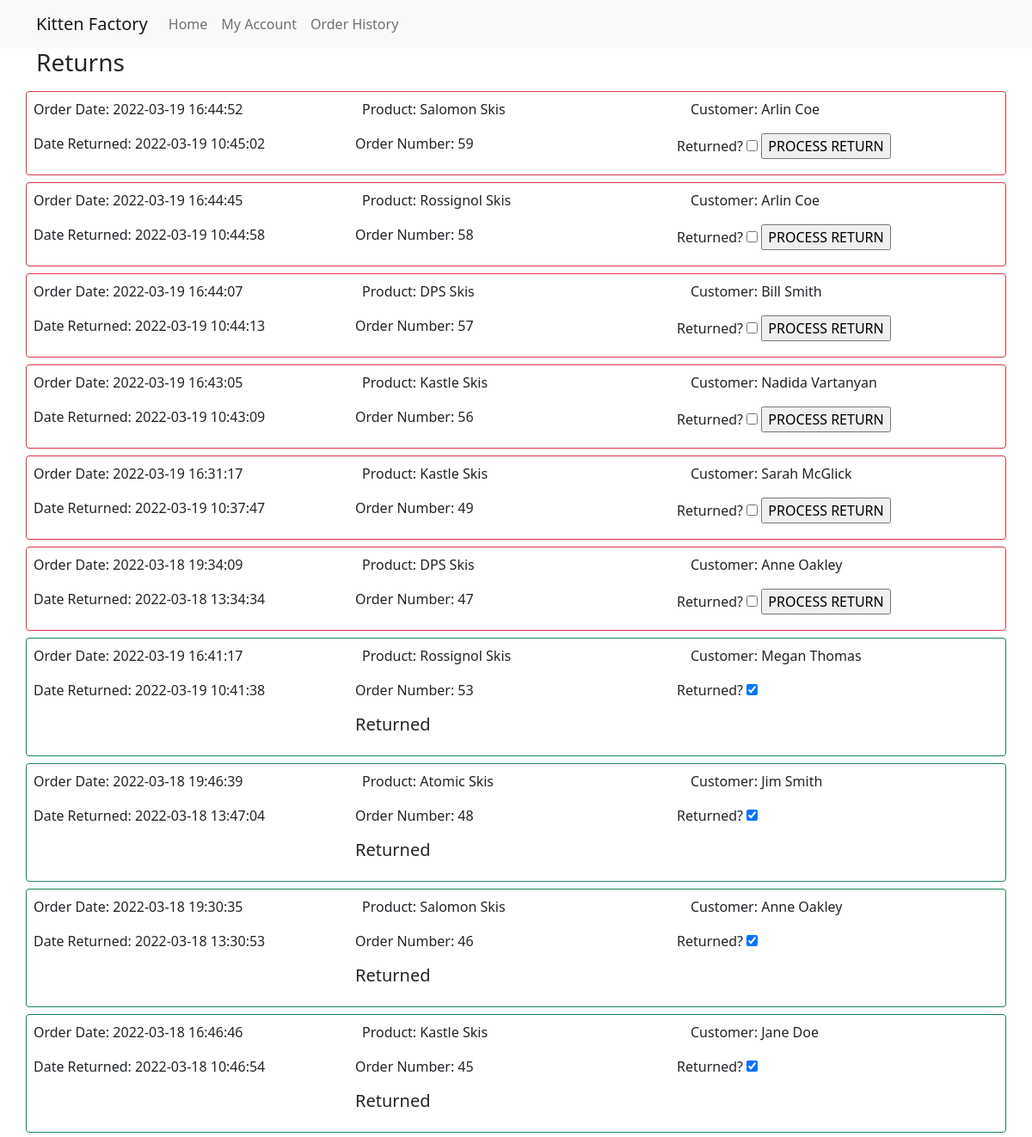
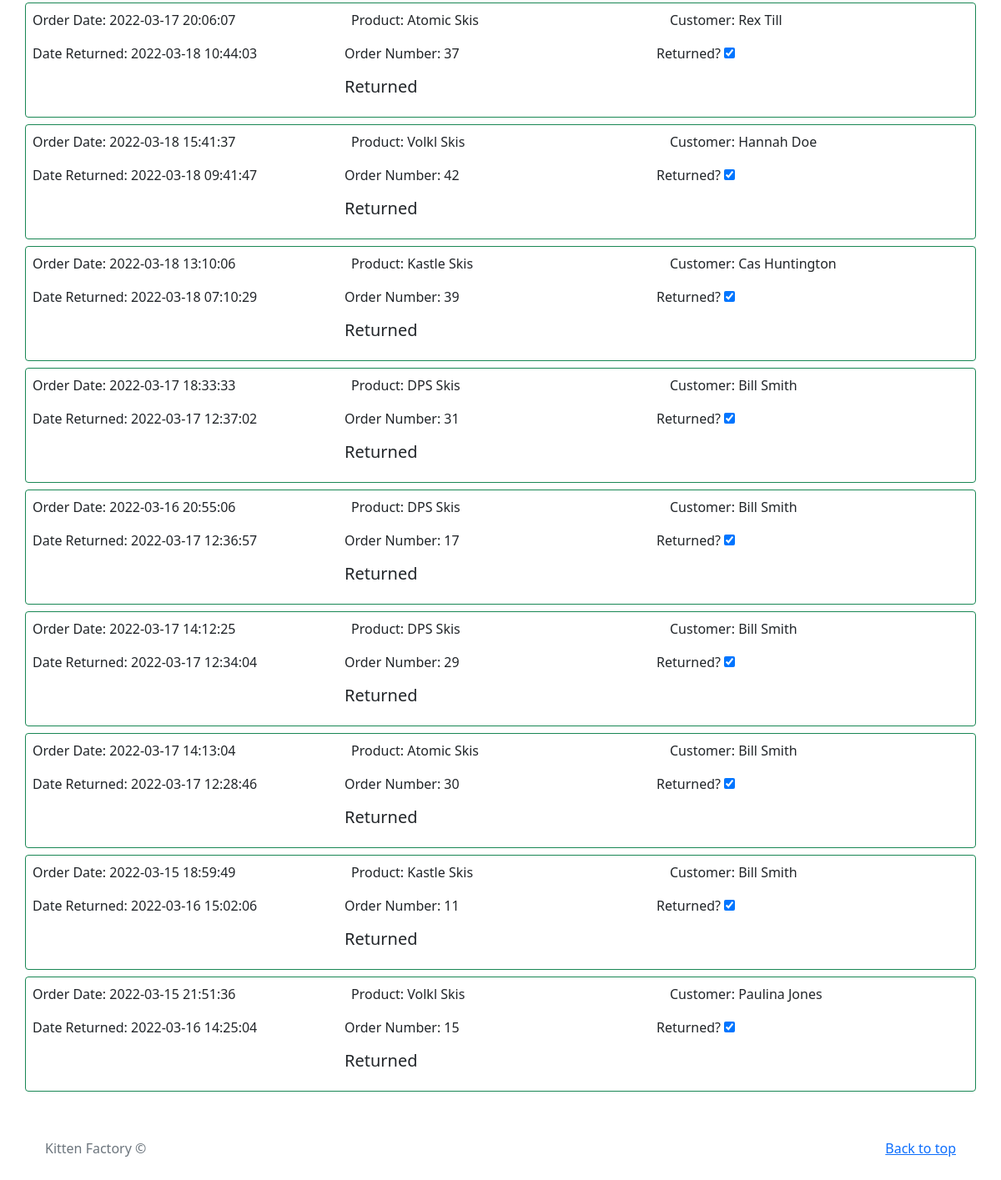
/return.php (signed in), run on the app's committed database (2 pictures, top to bottom).
### tables this page shows
CREATE TABLE IF NOT EXISTS `returns` (
  `return_id` int NOT NULL AUTO_INCREMENT,
  `order_id` int NOT NULL,
  `date_returned` datetime NOT NULL DEFAULT CURRENT_TIMESTAMP,
  `quantity` int NOT NULL,
  `return_processed` tinyint(1) NOT NULL DEFAULT '0',
  PRIMARY KEY (`return_id`)
);

CREATE TABLE IF NOT EXISTS `orders` (
  `order_id` int NOT NULL AUTO_INCREMENT,
  `user_id` int NOT NULL,
  `purchase_date` text NOT NULL,
  `prod` varchar(50) NOT NULL,
  `prod_id` int NOT NULL,
  `total_price` float NOT NULL,
  `quantity` int NOT NULL,
  `pmd_id` int NOT NULL,
  `fulfilled` int NOT NULL,
  `returned` int NOT NULL DEFAULT '0',
  PRIMARY KEY (`order_id`)
);

### return.php (the view, shortened to what this page needs)
<?php
require_once 'check_session.php';
require_once 'dbinfo.php';
$user_id = $_SESSION['user']->user_id;
echo <<<_NAV
	<nav class="navbar navbar-expand-lg navbar-light bg-light">
	<div class="container">
		<a class="navbar-brand" href="index.php">Kitten Factory</a>
		<button class="navbar-toggler" type="button" data-bs-toggle="collapse" data-bs-target="#navbarTogglerDemo02" aria-controls="navbarTogglerDemo02" aria-expanded="false" aria-label="Toggle navigation">
		<span class="navbar-toggler-icon"></span>
		</button>
		<div class="collapse navbar-collapse" id="navbarTogglerDemo02">
			<ul class="navbar-nav me-auto mb-2 mb-lg-0">
				<li class="nav-item">
					<a class="nav-link" aria-current="page" href="index.php">Home</a>
				</li>
				<li class="nav-item">
					<a class="nav-link" href="update-user.php?user_id=$user_id">My Account</a>
			  	</li>
				<li class="nav-item">
				  <a class="nav-link" href="order-history.php">Order History</a>
				</li>
			</ul>
		</div>
	</div>
	</nav>
</header>
<div class="container">
	<div class="row">
		<div class="col">
			<h3>Returns</h3>
		</div>
	</div>
_NAV;
$conn = new mysqli($hn, $un, $pw, $db);
if (in_array('employee', $user_roles)) {
	$return_query = $conn->query("WITH all_users as (
									SELECT * FROM users
									UNION
								  	SELECT * FROM deactivated_accounts
								  )
  								  SELECT *
								  FROM returns as r
								  INNER JOIN orders as o
								  ON r.order_id = o.order_id
								  INNER JOIN all_users as u
								  ON o.user_id = u.user_id
								  ORDER BY return_processed, date_returned DESC");
}
$rows = $return_query->num_rows;
for ($i=0; $i<$rows; ++$i) {
	$return_query->data_seek($i);
	$return = $return_query->fetch_array(MYSQLI_ASSOC);
	if ($return['return_processed'] == 1) {
		$checked = "checked";
		$submit = "";
		$readonly = "readonly";
		$border = "border-success";
		$returned_tag = "<h5>Returned</h5>";
	} else {
		$checked = "";
		$submit = "<input type='submit' value='PROCESS RETURN'>";
		$readonly = "";
		$border = "border-danger";
		$returned_tag = "";
	}
	if (in_array('employee', $user_roles)) {
		$return_option = "
		<div class='col-4'>
			<form action='return.php' method='post'>
				<input type='hidden' name='order_id' value='$return[order_id]'>
				<label for='return_check'>Returned?</label>
				<input type='checkbox' name='return_check' value='1' $checked $readonly>
				<input type='hidden' name='handlereturn' value='yes'>
				$submit
			</form>
		</div>
		";
	} else {
		$return_option = "";
	}
	echo <<<_RETURN
	<div class="row mt-2 mb-2 border rounded $border">
		<div class="col p-2">
			<div class="row">
				<div class="col-4">
					<p>Order Date: $return[purchase_date]</p>
				</div>
				<div class="col-4">
					<p>Product: $return[prod] Skis</p>
				</div>
				<div class="col-4">
					<p>Customer: $return[firstname] $return[lastname]</p>
				</div>
				<div class ="row">
					<div class="col-4">
						<p>Date Returned: $return[date_returned]</p>
					</div>
					<div class="col-4">
						<p>Order Number: $return[order_id] $returned_tag</p>
					</div>
					$return_option
				</div>
			</div>
		</div>
	</div>
	_RETURN;
}
?>

### data on the page
returns: order.purchase_date "2022-03-19 16:44:52", order.prod "Salomon", return "Arlin", return "Coe", date_returned "2022-03-19 10:45:02", order.order_id "59"
returns: order.purchase_date "2022-03-19 16:44:45", order.prod "Rossignol", return "Arlin", return "Coe", date_returned "2022-03-19 10:44:58", order.order_id "58"
returns: order.purchase_date "2022-03-19 16:44:07", order.prod "DPS", return "Bill", return "Smith", date_returned "2022-03-19 10:44:13", order.order_id "57"
returns: order.purchase_date "2022-03-19 16:43:05", order.prod "Kastle", return "Nadida", return "Vartanyan", date_returned "2022-03-19 10:43:09", order.order_id "56"
returns: order.purchase_date "2022-03-19 16:31:17", order.prod "Kastle", return "Sarah", return "McGlick", date_returned "2022-03-19 10:37:47", order.order_id "49"
returns: order.purchase_date "2022-03-18 19:34:09", order.prod "DPS", return "Anne", return "Oakley", date_returned "2022-03-18 13:34:34", order.order_id "47"
returns: order.purchase_date "2022-03-19 16:41:17", order.prod "Rossignol", return "Megan", return "Thomas", date_returned "2022-03-19 10:41:38", order.order_id "53", return_processed "Returned"
returns: order.purchase_date "2022-03-18 19:46:39", order.prod "Atomic", return "Jim", return "Smith", date_returned "2022-03-18 13:47:04", order.order_id "48", return_processed "Returned"
returns: order.purchase_date "2022-03-18 19:30:35", order.prod "Salomon", return "Anne", return "Oakley", date_returned "2022-03-18 13:30:53", order.order_id "46", return_processed "Returned"
returns: order.purchase_date "2022-03-18 16:46:46", order.prod "Kastle", return "Jane", return "Doe", date_returned "2022-03-18 10:46:54", order.order_id "45", return_processed "Returned"
returns: order.purchase_date "2022-03-17 20:06:07", order.prod "Atomic", return "Rex", return "Till", date_returned "2022-03-18 10:44:03", order.order_id "37", return_processed "Returned"
returns: order.purchase_date "2022-03-18 15:41:37", order.prod "Volkl", return "Hannah", return "Doe", date_returned "2022-03-18 09:41:47", order.order_id "42", return_processed "Returned"
returns: order.purchase_date "2022-03-18 13:10:06", order.prod "Kastle", return "Cas", return "Huntington", date_returned "2022-03-18 07:10:29", order.order_id "39", return_processed "Returned"
returns: order.purchase_date "2022-03-17 18:33:33", order.prod "DPS", return "Bill", return "Smith", date_returned "2022-03-17 12:37:02", order.order_id "31", return_processed "Returned"
returns: order.purchase_date "2022-03-16 20:55:06", order.prod "DPS", return "Bill", return "Smith", date_returned "2022-03-17 12:36:57", order.order_id "17", return_processed "Returned"
returns: order.purchase_date "2022-03-17 14:12:25", order.prod "DPS", return "Bill", return "Smith", date_returned "2022-03-17 12:34:04", order.order_id "29", return_processed "Returned"
returns: order.purchase_date "2022-03-17 14:13:04", order.prod "Atomic", return "Bill", return "Smith", date_returned "2022-03-17 12:28:46", order.order_id "30", return_processed "Returned"
returns: order.purchase_date "2022-03-15 18:59:49", order.prod "Kastle", return "Bill", return "Smith", date_returned "2022-03-16 15:02:06", order.order_id "11", return_processed "Returned"
returns: order.purchase_date "2022-03-15 21:51:36", order.prod "Volkl", return "Paulina", return "Jones", date_returned "2022-03-16 14:25:04", order.order_id "15", return_processed "Returned"
